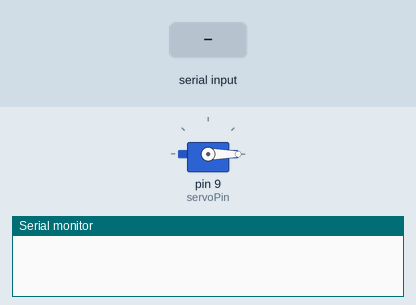
This sketch was run on a simulated Arduino Uno, built with avr-gcc and run on an emulated ATmega328P. On the bench: servo, the last lines printed to the serial monitor. The inputs (shaded band) are chosen by the test bench.

Above: at 1.2 s.
1.3 s: "90,45\n" received over Serial
At 1.9 s:
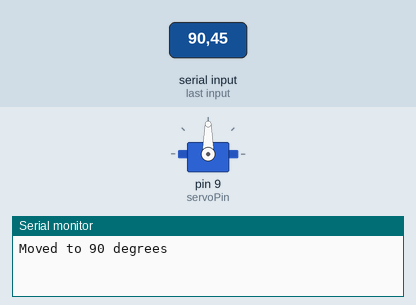
2.8 s: "30,150\n" received over Serial
At 4.0 s:
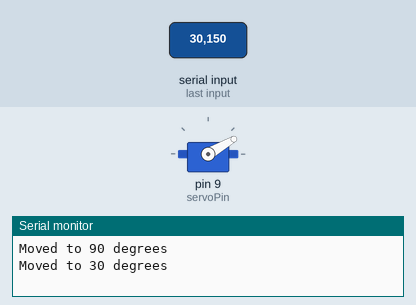
4.3 s: "90\n" received over Serial
At 5.2 s:
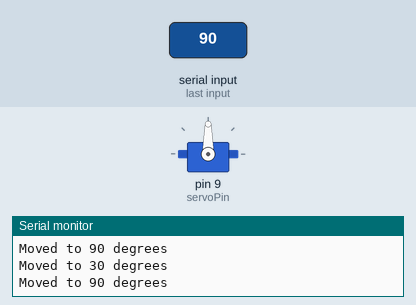
Timing chart, 0 to 7.3 s (numbered marks = the images above; inputs shaded):
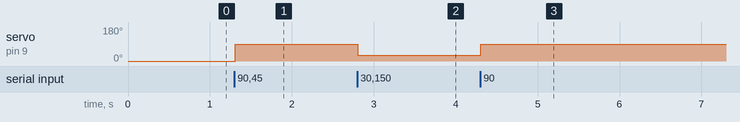

The sketch:

act7.ino
```cpp
#include <Servo.h>

// Create a Servo object to control the motor
Servo myServo;
// Define the pin the servo is connected to
const int servoPin = 9;

void setup() {
  Serial.begin(9600);
  myServo.attach(servoPin);
  myServo.write(0);
}

void loop() {
  if (Serial.available() > 0) {
    String input = Serial.readStringUntil('\n');
    input.trim();

    if (input.length() > 0) {
      int angle = input.toInt();

      if (angle >= 0 && angle <= 180) {
        myServo.write(angle);
        Serial.print("Moved to ");
        Serial.print(angle);
        Serial.println(" degrees");
      } else {
        Serial.println("Invalid: Angle must be 0-180");
      }
    }
  }
}
```

Measured:
- after the input at 1.3 s, servo on pin 9 (servoPin): 0° → 90° at once
- after the input at 2.8 s, servo on pin 9 (servoPin): 90° → 30° at once
- after the input at 4.3 s, servo on pin 9 (servoPin): 30° → 90° at once
